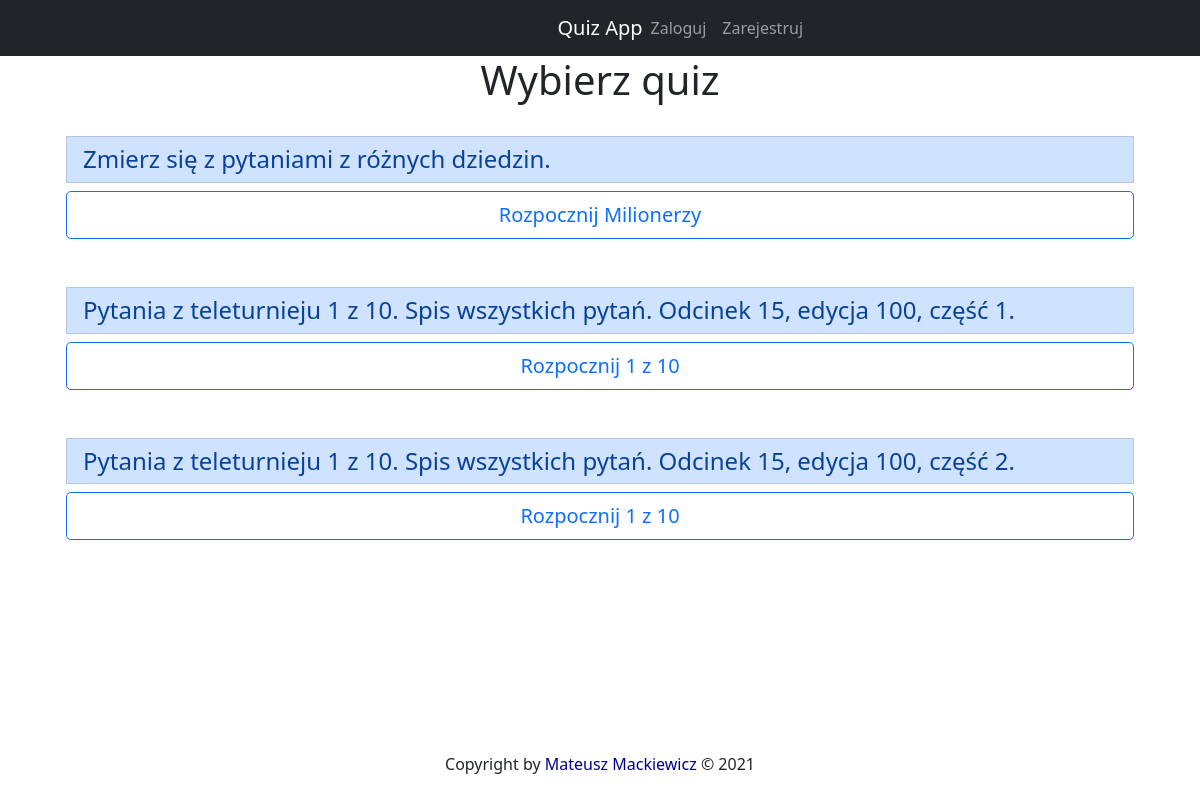
The page / on the database its author committed.
### quiz/models.py (models this page shows, shortened)
class Quiz(models.Model):
    tworca = models.ForeignKey(User, on_delete=models.SET_NULL, null=True, blank=True)
    nazwa = models.CharField(max_length=100)
    opis = models.CharField(max_length=1000)

### quiz/views.py (the view)
# urls.py: path('', QuizList.as_view(), name='index'),
class QuizList(ListView):
    template_name = 'index.html'
    model = Quiz

### quiz/templates/index.html (shortened to what this page needs)
{% extends 'base.html' %}
{% block content %}
    {% if object_list %}
    <h1 align="center">Wybierz quiz</h1>
<div class="list-group">
    {% for quiz in object_list %}
    <div class="row m-4">
        <h4 class="list-group-item list-group-item-primary">{{quiz.opis}}</h4>
        <a href="{% url 'dany_quiz' id=quiz.id %}" class="btn btn-outline-primary btn-lg btn-block"> Rozpocznij {{ quiz.nazwa }}</a>
        <br />
    </div>
    {% endfor %}
</div>
{% else %}
<h1 align="center">Brak quizów w bazie</h1>
    {% endif %}
{% endblock %}

### quiz/templates/base.html (shortened to what this page needs)
<!DOCTYPE html>
{% load static %}
<html lang="pl">
  <head>
    <link href="https://cdn.jsdelivr.net/npm/bootstrap@5.0.0-beta1/dist/css/bootstrap.min.css" rel="stylesheet">
  </head>
  <body>
  <nav class="navbar navbar-expand-lg navbar-dark bg-dark">
        <div class="mx-auto order-0">
        <a class="navbar-brand mx-auto" href="{% url 'index' %}">Quiz App</a>
    </div>
      <div class="navbar-collapse collapse w-100 order-3 dual-collapse2">
        <ul class="navbar-nav ml-auto">
            {% if user.is_authenticated %}
            <li class="nav-item ">
                <font color="fffff">Witaj, <b>{{user.get_full_name }}</b> ({{ user.get_username }})!</font>
            </li>
            {% if user.is_superuser %}
            <li class="nav-item ">
                <a class="nav-link" href="/admin">Panel Administratora</a>
            </li>
            {% endif %}
            <li class="nav-item">
                <a class="nav-link" href="{% url 'wyloguj' %}">Wyloguj</a>
            </li>
            {% else %}
            <li class="nav-item">
                <a class="nav-link" href="{% url 'zaloguj' %}">Zaloguj</a>
            </li>
            <li class="nav-item">
            <a class="nav-link" href="{% url 'zarejestruj' %}">Zarejestruj</a>
            </li>
            {% endif %}
        </ul>
    </div>
  </nav>
  <div class="container">
  {% block content %}
  {% endblock %}
  </div>
 <section class="copyright py-4 text-center text-dark fixed-bottom">
    <div class="container">
      <medium>Copyright by <font color="#00008b">Mateusz Mackiewicz</font> &copy; 2021</medium>
    </div>
  </section>
  </body>
</html>

### rows shown on the page
Quiz: opis "Zmierz się z pytaniami z różnych dziedzin.", nazwa "Milionerzy"
Quiz: opis "Pytania z teleturnieju 1 z 10. Spis wszystkich pytań. Odcinek 15, edycja 100, część 1.", nazwa "1 z 10"
Quiz: opis "Pytania z teleturnieju 1 z 10. Spis wszystkich pytań. Odcinek 15, edycja 100, część 2.", nazwa "1 z 10"
